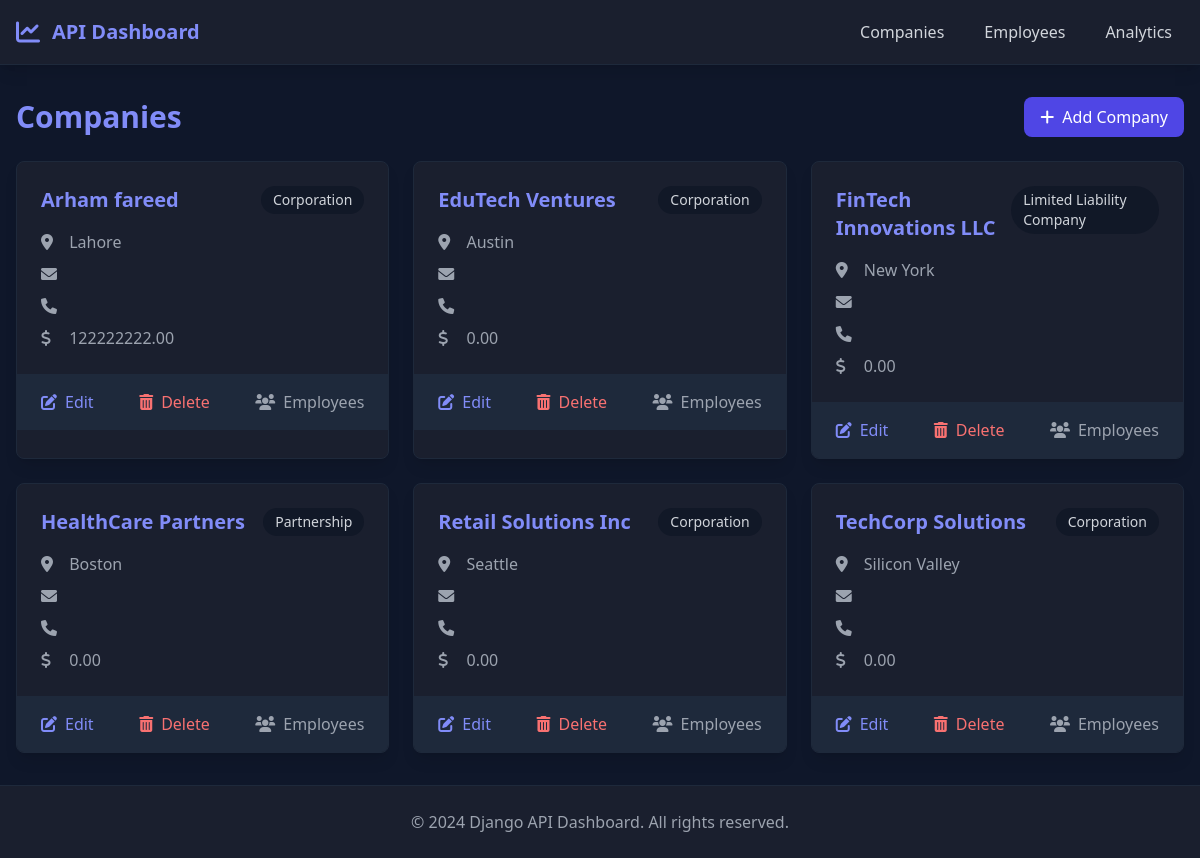
/companies/, run on the app's committed database.
### api/models.py (models this page shows, shortened)
class Company(models.Model):
    COMPANY_TYPES = [
        ('CORP', 'Corporation'),
        ('LLC', 'Limited Liability Company'),
        ('PART', 'Partnership'),
        ('SOLE', 'Sole Proprietorship'),
    ]
    name = models.CharField(max_length=100, unique=True)
    location = models.CharField(max_length=200)
    type = models.CharField(max_length=4, choices=COMPANY_TYPES, default='CORP')
    revenue = models.DecimalField(max_digits=12, decimal_places=2, default=0)
    website = models.URLField(blank=True)
    established_date = models.DateField(null=True, blank=True)
    description = models.TextField(blank=True)
    slug = models.SlugField(unique=True, blank=True)
    created_at = models.DateTimeField(auto_now_add=True)
    updated_at = models.DateTimeField(auto_now=True)
    class Meta:
        verbose_name_plural = "Companies"
        ordering = ['name']

### api/views.py (the view)
# urls.py: path('companies/', views.CompanyListView.as_view(), name='company_list'),
class CompanyListView(ListView):
    template_name = 'company_list.html'
    model = Company
    context_object_name = 'companies'
    def get_queryset(self):
        queryset = Company.objects.all()
        search = self.request.GET.get('search', '')
        if search:
            queryset = queryset.filter(
                Q(name__icontains=search) |
                Q(location__icontains=search) |
                Q(type__icontains=search)
            )
        return queryset

### api/templates/company_list.html (shortened to what this page needs)
{% extends "base.html" %}
{% block content %}
<div class="space-y-6 animate-fade-in">
    <div class="flex justify-between items-center mb-6">
        <h1 class="text-3xl font-bold text-indigo-400">Companies</h1>
        <a href="{% url 'company_create' %}" class="bg-indigo-600 hover:bg-indigo-700 text-white px-4 py-2 rounded-lg transition-colors duration-200">
            <i class="fas fa-plus mr-2"></i>Add Company
        </a>
    </div>
    <div class="grid grid-cols-1 md:grid-cols-2 lg:grid-cols-3 gap-6">
        {% for company in companies %}
        <div class="bg-dark-200 rounded-lg shadow-lg border border-dark-100 overflow-hidden hover-scale">
            <div class="p-6">
                <div class="flex justify-between items-start mb-4">
                    <h2 class="text-xl font-semibold text-indigo-400">{{ company.name }}</h2>
                    <span class="px-3 py-1 text-sm rounded-full {% if company.type == 'TECH' %}bg-indigo-900 text-indigo-300{% elif company.type == 'FIN' %}bg-green-900 text-green-300{% elif company.type == 'HEALTH' %}bg-blue-900 text-blue-300{% elif company.type == 'EDU' %}bg-yellow-900 text-yellow-300{% else %}bg-gray-900 text-gray-300{% endif %}">
                        {{ company.get_type_display }}
                    </span>
                </div>
                <div class="space-y-2 text-gray-400">
                    <p><i class="fas fa-map-marker-alt w-6"></i> {{ company.location }}</p>
                    <p><i class="fas fa-envelope w-6"></i> {{ company.email }}</p>
                    <p><i class="fas fa-phone w-6"></i> {{ company.phone }}</p>
                    <p><i class="fas fa-dollar-sign w-6"></i> {{ company.revenue }}</p>
                </div>
            </div>
            <div class="bg-dark-100 px-6 py-4 flex justify-between items-center">
                <a href="{% url 'company_update' company.id %}" class="text-indigo-400 hover:text-indigo-300 transition-colors duration-200">
                    <i class="fas fa-edit mr-2"></i>Edit
                </a>
                <a href="{% url 'company_delete' company.id %}" class="text-red-400 hover:text-red-300 transition-colors duration-200">
                    <i class="fas fa-trash-alt mr-2"></i>Delete
                </a>
                <a href="{% url 'company_employees' company.id %}" class="text-gray-400 hover:text-gray-300 transition-colors duration-200">
                    <i class="fas fa-users mr-2"></i>Employees
                </a>
            </div>
        </div>
        {% empty %}
        <div class="col-span-full text-center py-12">
            <p class="text-gray-400 text-lg">No companies found. Add your first company!</p>
        </div>
        {% endfor %}
    </div>
</div>
{% endblock %}

### api/templates/base.html (style rules this page uses)
.animate-fade-in { animation: fadeIn 0.5s ease-out forwards; }
.hover-scale { transition: transform 0.3s ease; }

### data on the page
Company: name "Arham fareed", type "Corporation", location "Lahore", revenue "122222222.00"
Company: name "EduTech Ventures", type "Corporation", location "Austin", revenue "0.00"
Company: name "FinTech Innovations LLC", type "Limited Liability Company", location "New York", revenue "0.00"
Company: name "HealthCare Partners", type "Partnership", location "Boston", revenue "0.00"
Company: name "Retail Solutions Inc", type "Corporation", location "Seattle", revenue "0.00"
Company: name "TechCorp Solutions", type "Corporation", location "Silicon Valley", revenue "0.00"
